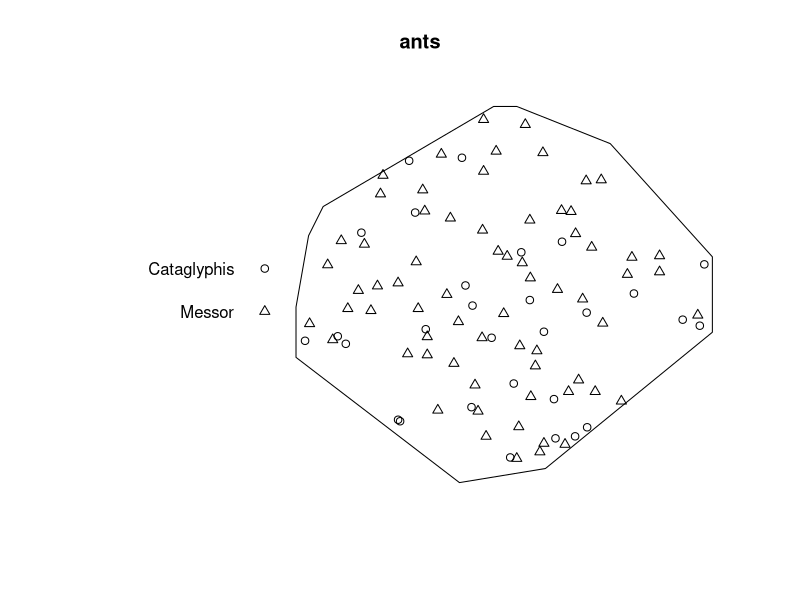
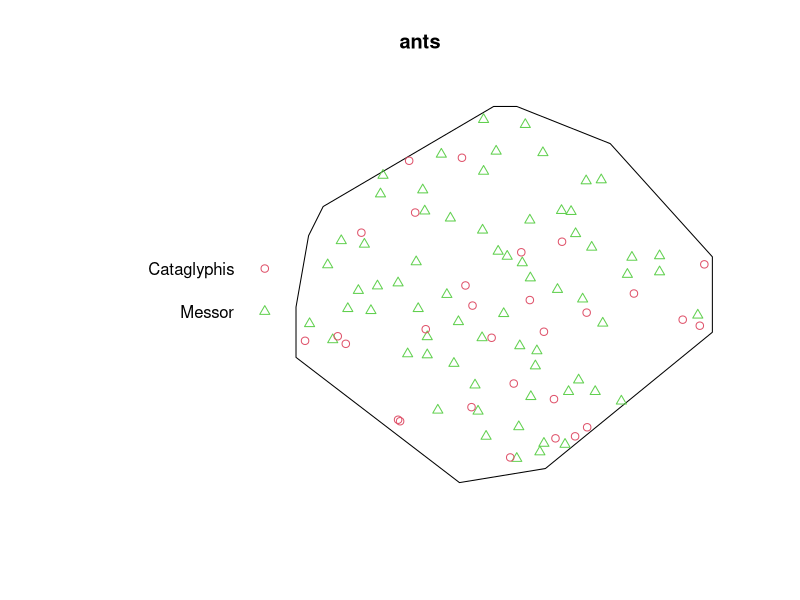
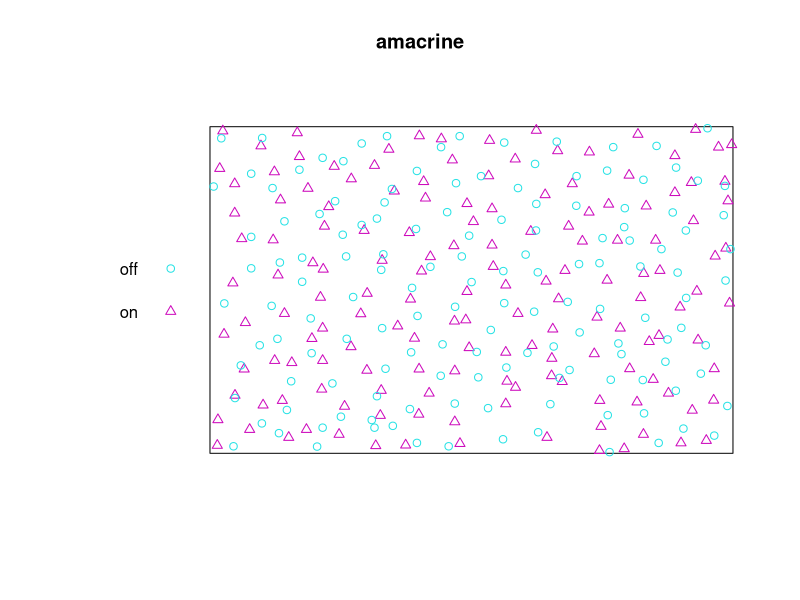
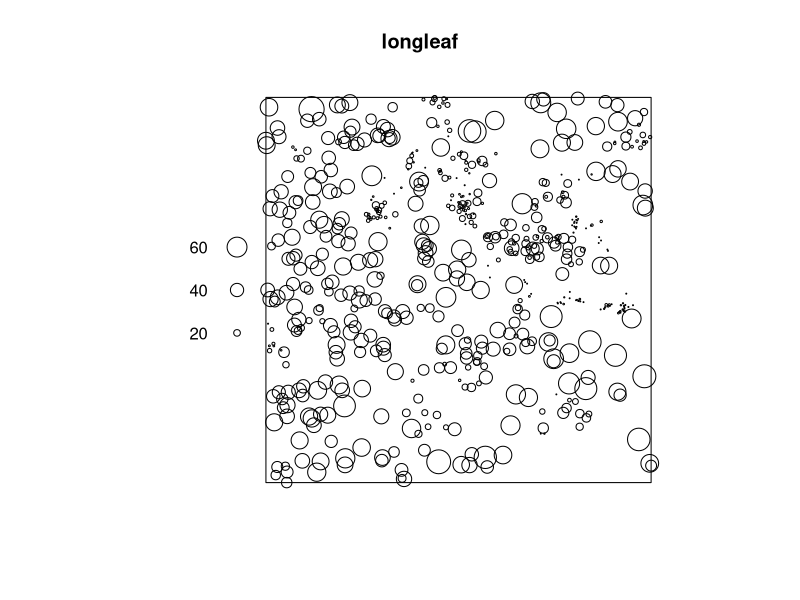
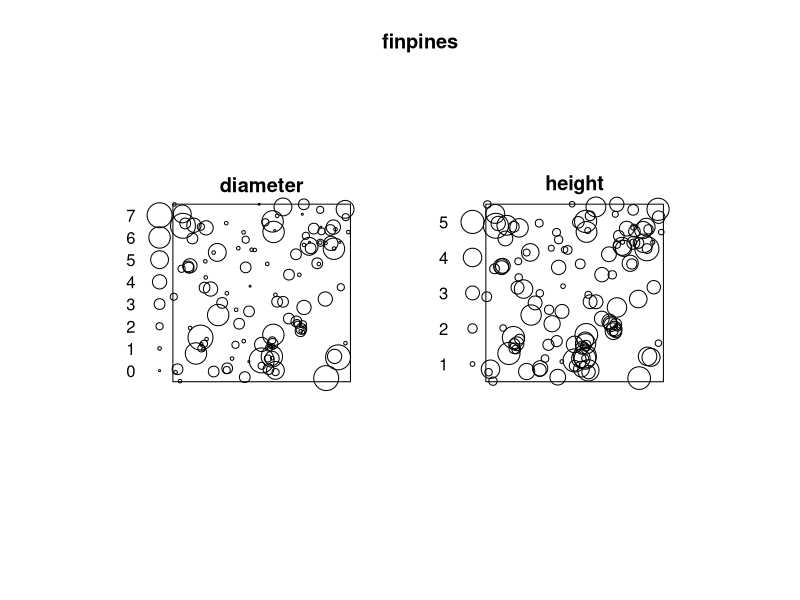
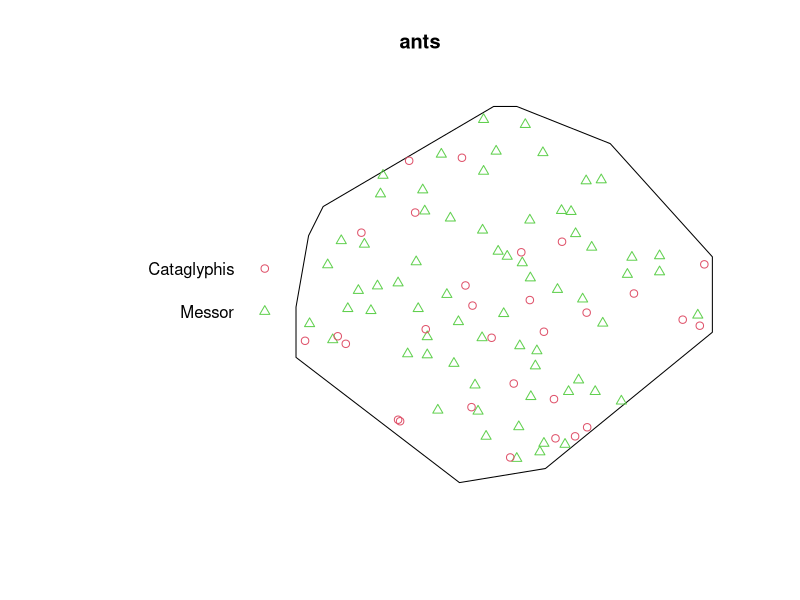
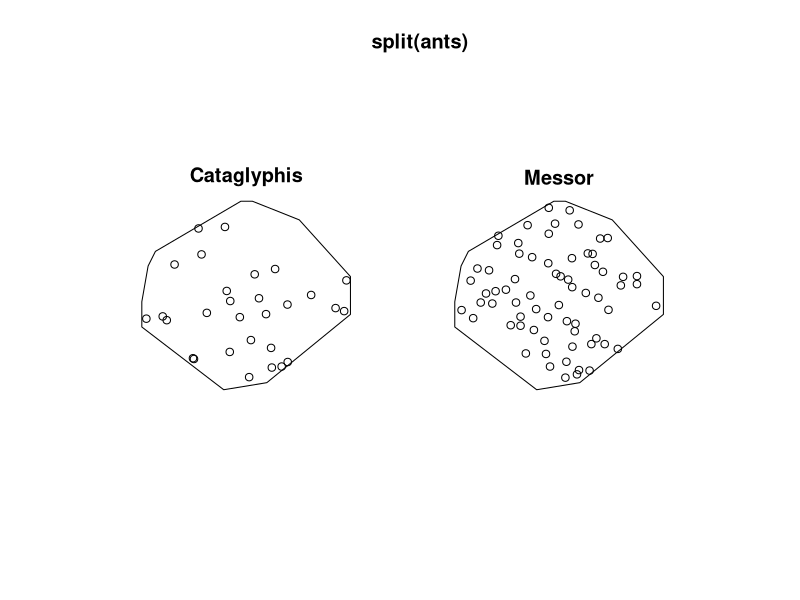
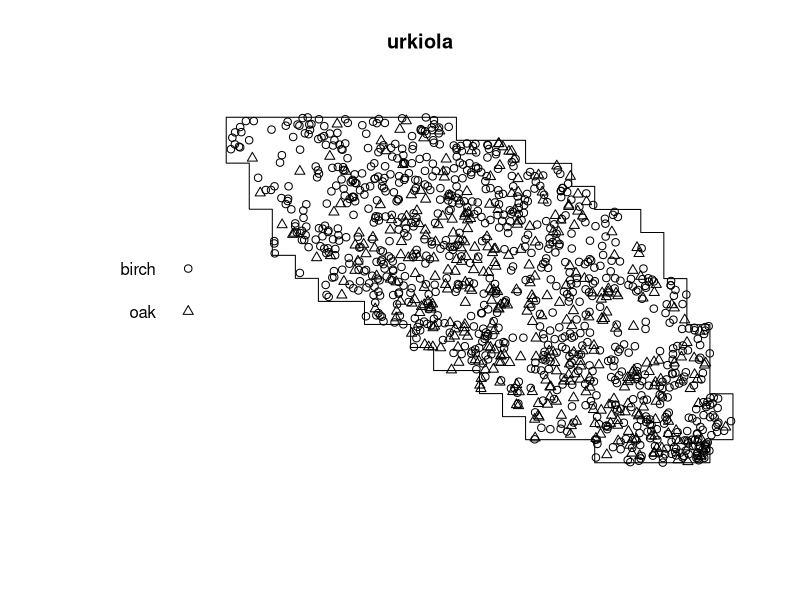

Here is the R script that generated these plots, in order:
#'      SSAI course on spatial point patterns with spatstat
#'                     Perth, May 2017
#' 
#'                   Lecturer's R script 
#'                  Session 5: Marked point patterns
#' 
#'         Copyright (c) Adrian Baddeley and Ege Rubak 2017
#' 
options(width=130) #' stretch window to widest
library(spatstat)

#' multitype
plot(ants)
plot(ants, cols=2:3)
plot(amacrine, cols=5:6)

#' represented as *marked point pattern* with categorical (factor) marks
View(ants)
head(as.data.frame(ants))
marks(ants)

#'
View(longleaf)
head(as.data.frame(longleaf))
plot(longleaf)

View(finpines)
plot(finpines)

head(as.data.frame(nbfires))

#' multitype
plot(ants, cols=2:3)
plot(split(ants))
split(ants)

plot(urkiola)
plot(split(urkiola))

#' nonparametric intensity estimate
plot(density(split(urkiola)))

plot(relrisk(urkiola, casecontrol=FALSE))
#' relrisk performs automatic bandwidth selection
b <- bw.relrisk(urkiola)
b
plot(b)
plot(b, xlim=c(7,30))
plot(relrisk(urkiola, casecontrol=FALSE, sigma=b))

#' parametric models
ppm(urkiola ~ marks)
ppm(urkiola ~ marks + x)
ppm(urkiola ~ marks * x)
coef(ppm(urkiola ~ marks + polynom(x,y,2)))
coef(ppm(urkiola ~ marks * polynom(x,y,2)))

#' model selection
fitadd <- ppm(urkiola ~ marks + polynom(x,y,2))
fitgen <- ppm(urkiola ~ marks * polynom(x,y,2))
anova(fitadd, fitgen, test="LR")

step(fitgen)
